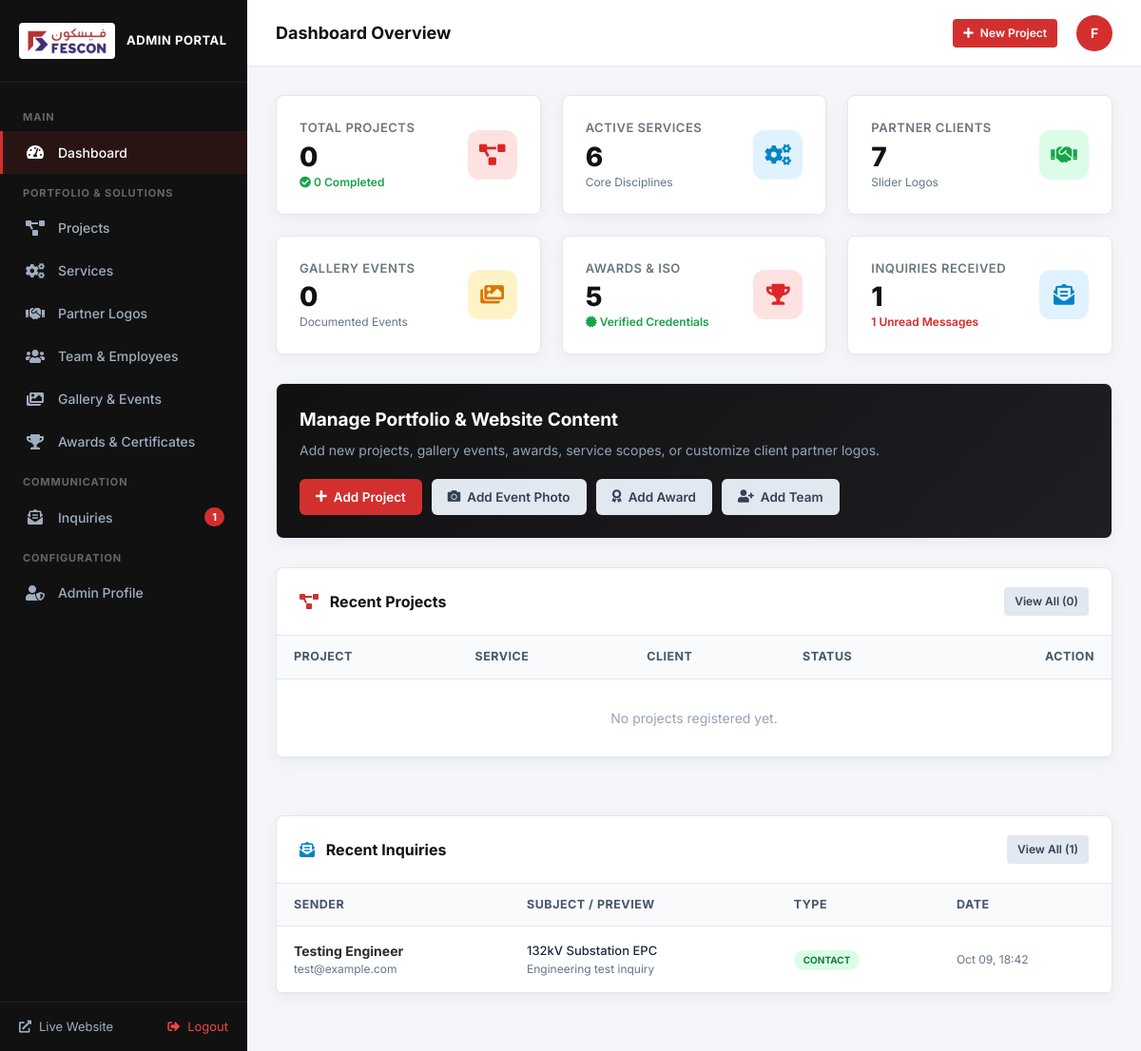
/admin/index.php (signed in), run on the app's committed database.
### tables this page shows
CREATE TABLE inquiries (
        id INTEGER PRIMARY KEY AUTOINCREMENT,
        type TEXT DEFAULT 'contact',
        name TEXT,
        email TEXT,
        phone TEXT,
        subject TEXT,
        message TEXT,
        page_source TEXT,
        is_read INTEGER DEFAULT 0,
        created_at DATETIME DEFAULT CURRENT_TIMESTAMP
    );

### includes/config.php (called while the page is built, shortened)
<?php
$scriptName = str_replace('\\', '/', $_SERVER['SCRIPT_NAME'] ?? '');
$scriptDir = dirname($scriptName);
if ($scriptDir === '/' || $scriptDir === '\\') {
    $base_url = '';
} else {
    $parts = explode('/', trim($scriptDir, '/'));
    $knownPages = [
        'about-us', 'our-story', 'our-values', 'management-team', 'the-founder',
        'certifications', 'collaborations', 'blogs', 'gallery', 'awards', 'services', 'planning-and-designing',
        'epc-projects', 'energy-transmission-distribution', 'operation-maintenance',
        'mep-solutions', 'civil-works', 'projects', 'hse-policy', 'welfare-policy',
        'csr-policy', 'team', 'contact-us', 'careers', 'client-projects',
        'project-detail', 'service-detail', 'admin', 'api'
    ];
    if (!empty($parts) && in_array(end($parts), $knownPages)) {
        array_pop($parts);
    }
    $base_url = !empty($parts) ? '/' . implode('/', $parts) : '';
}
?>

### admin/index.php (the view, shortened to what this page needs)
<?php
require_once __DIR__ . '/includes/header.php';
$db = get_db();
$total_projects = $db->query("SELECT COUNT(*) FROM projects")->fetchColumn();
$completed_projects = $db->query("SELECT COUNT(*) FROM projects WHERE status = 'Completed'")->fetchColumn();
$total_services = $db->query("SELECT COUNT(*) FROM services")->fetchColumn();
$total_clients = $db->query("SELECT COUNT(*) FROM clients")->fetchColumn();
$total_inquiries = $db->query("SELECT COUNT(*) FROM inquiries")->fetchColumn();
$total_gallery = $db->query("SELECT COUNT(*) FROM gallery_events")->fetchColumn();
$total_awards = $db->query("SELECT COUNT(*) FROM awards")->fetchColumn();
$recent_projects = get_projects(['limit' => 5]);
$recent_inquiries = $db->query("SELECT * FROM inquiries ORDER BY id DESC LIMIT 5")->fetchAll();
?>
<div class="kpi-grid">
    <div class="kpi-card">
        <div class="kpi-info">
            <h4>Total Projects</h4>
            <div class="kpi-number"><?php echo $total_projects; ?></div>
            <div style="font-size: 12px; color: #16a34a; margin-top: 4px; font-weight: 600;">
                <i class="fas fa-check-circle"></i> <?php echo $completed_projects; ?> Completed
            </div>
        </div>
        <div class="kpi-icon red">
            <i class="fas fa-project-diagram"></i>
        </div>
    </div>
    <div class="kpi-card">
        <div class="kpi-info">
            <h4>Active Services</h4>
            <div class="kpi-number"><?php echo $total_services; ?></div>
            <div style="font-size: 12px; color: #64748b; margin-top: 4px;">
                Core Disciplines
            </div>
        </div>
        <div class="kpi-icon blue">
            <i class="fas fa-cogs"></i>
        </div>
    </div>
    <div class="kpi-card">
        <div class="kpi-info">
            <h4>Partner Clients</h4>
            <div class="kpi-number"><?php echo $total_clients; ?></div>
            <div style="font-size: 12px; color: #64748b; margin-top: 4px;">
                Slider Logos
            </div>
        </div>
        <div class="kpi-icon green">
            <i class="fas fa-handshake"></i>
        </div>
    </div>
    <div class="kpi-card">
        <div class="kpi-info">
            <h4>Gallery Events</h4>
            <div class="kpi-number"><?php echo $total_gallery; ?></div>
            <div style="font-size: 12px; color: #64748b; margin-top: 4px;">
                Documented Events
            </div>
        </div>
        <div class="kpi-icon amber">
            <i class="fas fa-images"></i>
        </div>
    </div>
    <div class="kpi-card">
        <div class="kpi-info">
            <h4>Awards &amp; ISO</h4>
            <div class="kpi-number"><?php echo $total_awards; ?></div>
            <div style="font-size: 12px; color: #16a34a; margin-top: 4px; font-weight: 600;">
                <i class="fas fa-certificate"></i> Verified Credentials
            </div>
        </div>
        <div class="kpi-icon red">
            <i class="fas fa-trophy"></i>
        </div>
    </div>
    <div class="kpi-card">
        <div class="kpi-info">
            <h4>Inquiries Received</h4>
            <div class="kpi-number"><?php echo $total_inquiries; ?></div>
            <div style="font-size: 12px; color: <?php echo $unread_count > 0 ? '#dc2626' : '#64748b'; ?>; margin-top: 4px; font-weight: 600;">
                <?php echo $unread_count; ?> Unread Messages
            </div>
        </div>
        <div class="kpi-icon blue">
            <i class="fas fa-envelope-open-text"></i>
        </div>
    </div>
</div>
<div class="admin-card" style="background: linear-gradient(135deg, #111111 0%, #1e1e24 100%); color: #ffffff;">
    <div class="admin-card-body" style="display: flex; flex-wrap: wrap; align-items: center; justify-content: space-between; gap: 20px;">
        <div>
            <h3 style="font-size: 19px; font-weight: 700; color: #fff; margin-bottom: 6px;">Manage Portfolio &amp; Website Content</h3>
            <p style="color: #94a3b8; font-size: 14px; margin: 0;">Add new projects, gallery events, awards, service scopes, or customize client partner logos.</p>
        </div>
        <div style="display: flex; flex-wrap: wrap; gap: 10px;">
            <a href="<?php echo $base_url; ?>/admin/project-form.php" class="btn-admin btn-admin-primary">
                <i class="fas fa-plus"></i> Add Project
            </a>
            <a href="<?php echo $base_url; ?>/admin/gallery-form.php" class="btn-admin btn-admin-secondary">
                <i class="fas fa-camera"></i> Add Event Photo
            </a>
            <a href="<?php echo $base_url; ?>/admin/award-form.php" class="btn-admin btn-admin-secondary">
                <i class="fas fa-award"></i> Add Award
            </a>
            <a href="<?php echo $base_url; ?>/admin/team-form.php" class="btn-admin btn-admin-secondary">
                <i class="fas fa-user-plus"></i> Add Team
            </a>
        </div>
    </div>
</div>
<div style="display: grid; grid-template-columns: repeat(auto-fit, minmax(460px, 1fr)); gap: 30px;">
    <div class="admin-card">
        <div class="admin-card-header">
            <h3 class="admin-card-title"><i class="fas fa-project-diagram" style="color: var(--admin-primary); margin-right: 8px;"></i> Recent Projects</h3>
            <a href="<?php echo $base_url; ?>/admin/projects.php" class="btn-admin btn-admin-secondary btn-admin-sm">View All (<?php echo $total_projects; ?>)</a>
        </div>
        <div class="admin-table-wrap">
            <table class="admin-table">
                <thead>
                    <tr>
                        <th>Project</th>
                        <th>Service</th>
                        <th>Client</th>
                        <th>Status</th>
                        <th style="text-align: right;">Action</th>
                    </tr>
                </thead>
                <tbody>
                    <?php if (!empty($recent_projects)): ?>
                        <?php foreach ($recent_projects as $p): ?>
                            <tr>
                                <td>
                                    <div style="display: flex; align-items: center; gap: 10px;">
                                        <img src="<?php echo htmlspecialchars($p['image_url']); ?>" alt="" class="table-thumbnail">
                                        <div>
                                            <strong><?php echo htmlspecialchars($p['title']); ?></strong>
                                            <div style="font-size: 12px; color: #64748b;"><?php echo htmlspecialchars($p['location'] ?: 'Pakistan'); ?> &bull; <?php echo htmlspecialchars($p['completion_year'] ?: ''); ?></div>
                                        </div>
                                    </div>
                                </td>
                                <td><span style="font-size: 12.5px;"><?php echo htmlspecialchars($p['service_name'] ?: 'N/A'); ?></span></td>
                                <td>
                                    <?php if (!empty($p['client_name'])): ?>
                                        <span style="font-size: 12.5px; font-weight: 600; color: #334155;"><?php echo htmlspecialchars($p['client_name']); ?></span>
                                    <?php else: ?>
                                        <span style="color: #94a3b8;">-</span>
                                    <?php endif; ?>
                                </td>
                                <td>
                                    <span class="badge-status-pill <?php echo strtolower($p['status']) === 'completed' ? 'completed' : 'ongoing'; ?>">
                                        <?php echo htmlspecialchars($p['status'] ?: 'Completed'); ?>
                                    </span>
                                </td>
                                <td style="text-align: right;">
                                    <a href="<?php echo $base_url; ?>/admin/project-form.php?id=<?php echo $p['id']; ?>" class="btn-admin btn-admin-secondary btn-admin-sm" title="Edit">
                                        <i class="fas fa-edit"></i>
                                    </a>
                                </td>
                            </tr>
                        <?php endforeach; ?>
                    <?php else: ?>
                        <tr>
                            <td colspan="5" style="text-align: center; color: #94a3b8; padding: 30px;">No projects registered yet.</td>
                        </tr>
                    <?php endif; ?>
                </tbody>
            </table>
        </div>
    </div>
    <div class="admin-card">
        <div class="admin-card-header">
            <h3 class="admin-card-title"><i class="fas fa-envelope-open-text" style="color: #0284c7; margin-right: 8px;"></i> Recent Inquiries</h3>
            <a href="<?php echo $base_url; ?>/admin/inquiries.php" class="btn-admin btn-admin-secondary btn-admin-sm">View All (<?php echo $total_inquiries; ?>)</a>
        </div>
        <div class="admin-table-wrap">
            <table class="admin-table">
                <thead>
                    <tr>
                        <th>Sender</th>
                        <th>Subject / Preview</th>
                        <th>Type</th>
                        <th>Date</th>
                    </tr>
                </thead>
                <tbody>
                    <?php if (!empty($recent_inquiries)): ?>
                        <?php foreach ($recent_inquiries as $inq): ?>
                            <tr>
                                <td>
                                    <strong><?php echo htmlspecialchars($inq['name'] ?: 'Anonymous'); ?></strong>
                                    <div style="font-size: 12px; color: #64748b;"><?php echo htmlspecialchars($inq['email'] ?: $inq['phone']); ?></div>
                                </td>
                                <td>
                                    <div style="font-weight: 500; font-size: 13px; color: #1e293b;"><?php echo htmlspecialchars($inq['subject'] ?: 'Quick Inquiry'); ?></div>
                                    <div style="font-size: 12px; color: #64748b; max-width: 200px; white-space: nowrap; overflow: hidden; text-overflow: ellipsis;">
                                        <?php echo htmlspecialchars($inq['message']); ?>
                                    </div>
                                </td>
                                <td>
                                    <span class="badge-status-pill <?php echo $inq['type'] === 'contact' ? 'completed' : 'ongoing'; ?>" style="font-size: 10px;">
                                        <?php echo htmlspecialchars(strtoupper($inq['type'])); ?>
                                    </span>
                                </td>
                                <td style="font-size: 12px; color: #64748b; white-space: nowrap;">
                                    <?php echo date('M d, H:i', strtotime($inq['created_at'])); ?>
                                </td>
                            </tr>
                        <?php endforeach; ?>
                    <?php else: ?>
                        <tr>
                            <td colspan="4" style="text-align: center; color: #94a3b8; padding: 30px;">No inquiries received yet.</td>
                        </tr>
                    <?php endif; ?>
                </tbody>
            </table>
        </div>
    </div>
</div>
<?php require_once __DIR__ . '/includes/footer.php'; ?>

### admin/assets/css/admin.css (style rules this page uses)
:root { --admin-sidebar-bg: #111111; --admin-sidebar-hover: #1f1f1f; --admin-sidebar-active: #d32f2f; --admin-primary: #d32f2f; --admin-primary-hover: #b71c1c; --admin-secondary: #066aab; --admin-dark: #1e1e24; --admin-light-bg: #f4f6f9; --admin-card-bg: #ffffff; --admin-text-main: #2b2b2b; --admin-text-muted: #6c757d; --admin-border: #e2e8f0; --admin-success: #28a745; --admin-warning: #ffc107; --admin-danger: #dc3545; --admin-radius: 8px; --admin-shadow: 0 4px 18px rgba(0, 0, 0, 0.05); }
* { box-sizing: border-box; margin: 0; padding: 0; }
body.admin-body { font-family: 'Inter', -apple-system, BlinkMacSystemFont, "Segoe UI", Roboto, sans-serif; background-color: var(--admin-light-bg); color: var(--admin-text-main); display: flex; min-height: 100vh; font-size: 14px; line-height: 1.5; }
.kpi-grid { display: grid; grid-template-columns: repeat(auto-fit, minmax(220px, 1fr)); gap: 22px; margin-bottom: 30px; }
.kpi-card { background: var(--admin-card-bg); border-radius: var(--admin-radius); padding: 24px; box-shadow: var(--admin-shadow); border: 1px solid var(--admin-border); display: flex; align-items: center; justify-content: space-between; transition: transform 0.2s, box-shadow 0.2s; }
.kpi-info h4 { font-size: 13px; font-weight: 600; color: var(--admin-text-muted); text-transform: uppercase; margin-bottom: 6px; letter-spacing: 0.04em; }
.kpi-info .kpi-number { font-size: 28px; font-weight: 800; color: #111; line-height: 1; }
.kpi-icon { width: 52px; height: 52px; border-radius: 12px; display: flex; align-items: center; justify-content: center; font-size: 22px; }
.kpi-icon.red { background: #fee2e2; color: #dc2626; }
.kpi-icon.blue { background: #e0f2fe; color: #0284c7; }
.kpi-icon.green { background: #dcfce7; color: #16a34a; }
.kpi-icon.amber { background: #fef3c7; color: #d97706; }
.admin-card { background: var(--admin-card-bg); border-radius: var(--admin-radius); border: 1px solid var(--admin-border); box-shadow: var(--admin-shadow); margin-bottom: 30px; overflow: hidden; }
.admin-card-header { padding: 20px 24px; border-bottom: 1px solid var(--admin-border); display: flex; align-items: center; justify-content: space-between; flex-wrap: wrap; gap: 12px; }
.admin-card-title { font-size: 16px; font-weight: 700; color: #111; }
.admin-card-body { padding: 24px; }
.admin-table-wrap { overflow-x: auto; }
.admin-table { width: 100%; border-collapse: collapse; text-align: left; }
.admin-table th { background: #f8fafc; padding: 13px 18px; font-size: 12.5px; font-weight: 700; color: #475569; text-transform: uppercase; letter-spacing: 0.04em; border-bottom: 1px solid var(--admin-border); }
.admin-table td { padding: 15px 18px; border-bottom: 1px solid var(--admin-border); vertical-align: middle; font-size: 14px; }
.btn-admin { display: inline-flex; align-items: center; gap: 7px; padding: 8px 16px; border-radius: 6px; font-size: 13.5px; font-weight: 600; text-decoration: none; cursor: pointer; border: 1px solid transparent; transition: all 0.2s ease; }
.btn-admin-primary { background: var(--admin-primary); color: #ffffff; }
.btn-admin-secondary { background: #e2e8f0; color: #334155; }
.btn-admin-sm { padding: 5px 10px; font-size: 12px; border-radius: 4px; }
.badge-status-pill { display: inline-block; padding: 3px 10px; border-radius: 20px; font-size: 11.5px; font-weight: 700; text-transform: uppercase; }
.badge-status-pill.completed { background: #dcfce7; color: #15803d; }

### data on the page
inquiries: name "Testing Engineer", email "test@example.com", subject "132kV Substation EPC", message "Engineering test inquiry", type "CONTACT", created_at "Oct 09, 18:42"

### other printed values
$unread_count "1"
$admin_page_title "Dashboard Overview"
substr($current_admin['name'], 0, 1) "F"
$total_projects "0"
$completed_projects "0"
$total_services "6"
$total_clients "7"
$total_gallery "0"
$total_awards "5"
$total_inquiries "1"
